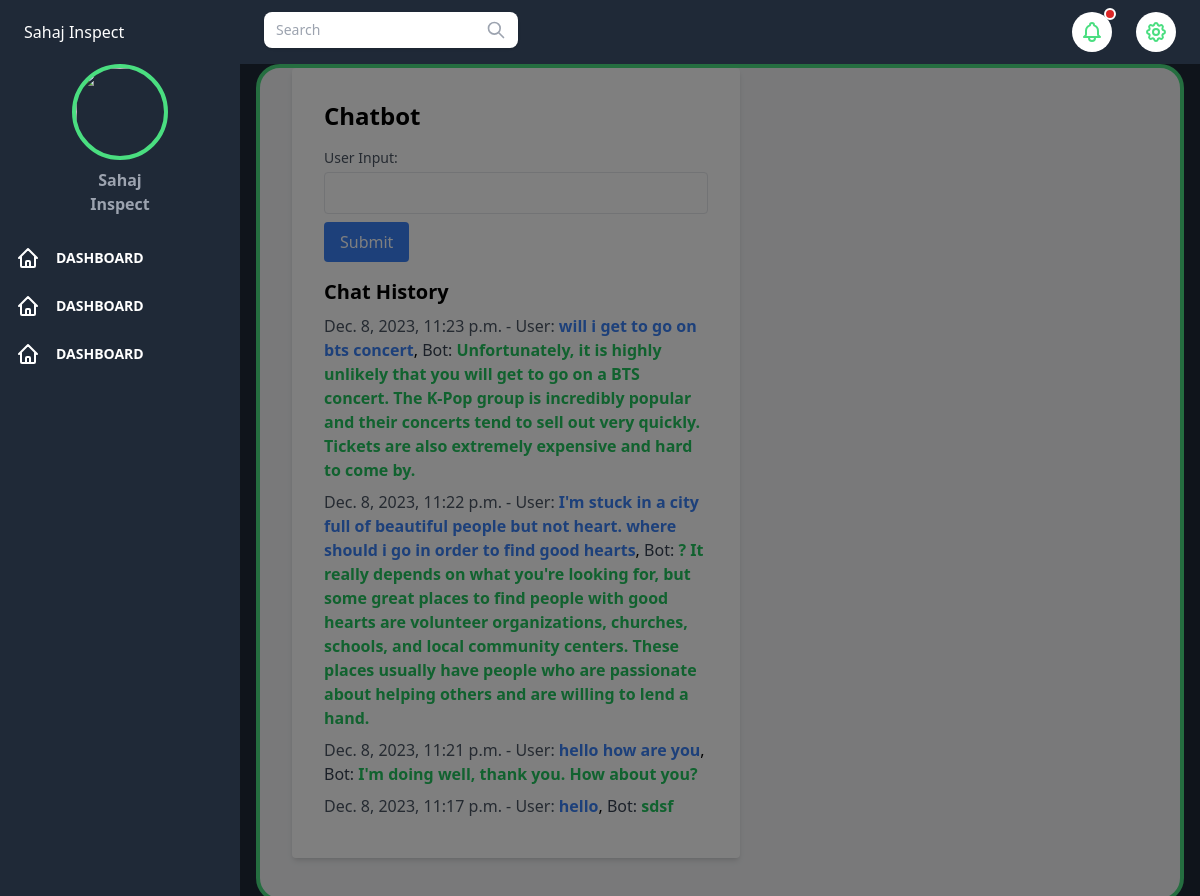
Screenshot of /bot/ with the database file from the repository.
### app/models.py (models this page shows)
class Chat(models.Model):
    user_input = models.TextField()
    response = models.TextField()
    timestamp = models.DateTimeField(auto_now_add=True)

### app/views.py (the view, shortened to what this page needs)
# urls.py: path("bot/", bot, name="bot"),
def bot(request):
    chat_history = Chat.objects.all().order_by('-timestamp')
    return render(request, 'bot.html', {'chat_history': chat_history})

### templates/bot.html (shortened to what this page needs)
{% extends 'base.html' %}
{% block content %}
    <div class="max-w-md w-full bg-white p-8 rounded shadow-md">
        <h1 class="text-2xl font-bold mb-4">Chatbot</h1>
        <form method="post" action="{% url 'bot' %}" class="mb-4">
            <label for="user_input" class="block text-sm font-medium text-gray-600 mb-1">User Input:</label>
            <input type="text" name="user_input" id="user_input" class="w-full border p-2 rounded focus:outline-none focus:border-blue-500">
            <button type="submit" class="mt-2 px-4 py-2 bg-blue-500 text-white rounded hover:bg-blue-600 focus:outline-none focus:bg-blue-600">
                Submit
            </button>
        </form>
        {% if chat_history %}
            <div class="mt-4">
                <h2 class="text-xl font-bold mb-2">Chat History</h2>
                <ul>
                    {% for chat in chat_history %}
                        <li class="mb-2">
                            <span class="text-gray-600">{{ chat.timestamp }} - User:</span>
                            <span class="font-bold text-blue-500">{{ chat.user_input }}</span>,
                            <span class="text-gray-700">Bot:</span>
                            <span class="font-bold text-green-500">{{ chat.response }}</span>
                        </li>
                    {% endfor %}
                </ul>
            </div>
        {% endif %}
    </div>
{% endblock %}

### templates/base.html (shortened to what this page needs)
<!DOCTYPE html>
<html x-data="data()" lang="en">
<head>
    <script src="https://cdn.tailwindcss.com"></script>
</head>
<body>
    <div class="flex h-screen bg-gray-800 " :class="{ 'overflow-hidden': isSideMenuOpen }">
        <aside class="z-20 flex-shrink-0 hidden w-60 pl-2 overflow-y-auto bg-gray-800 md:block">
            <div>
                <div class="text-white">
                    <div class="flex p-2  bg-gray-800">
                        <div class="flex py-3 px-2 items-center">
                            Sahaj Inspect</p>
                        </div>
                    </div>
                    <div class="flex justify-center">
                        <div class="">
                            <img class="hidden h-24 w-24 rounded-full sm:block object-cover mr-2 border-4 border-green-400"
                                src="https://media.istockphoto.com/id/1281036668/id/vektor/layanan-kesehatan-digital-kecerdasan-buatan-ai-dalam-ikon-jalur-kesehatan-stroke-yang-bisa.jpg?s=1024x1024&w=is&k=20&c=RWbl3PXPehR1bTO8CWIuAYiFY4o5-E72fUfItuIW4RA=" alt="">
                            <p class="font-bold text-base  text-gray-400 pt-2 text-center w-24">Sahaj Inspect</p>
                        </div>
                    </div>
                    <div>
                        <ul class="mt-6 leading-10">
                            <li class="relative px-2 py-1 ">
                                <a class="inline-flex items-center w-full text-sm font-semibold text-white transition-colors duration-150 cursor-pointer hover:text-green-500"
                                    href="/dashboard">
                                    <span class="ml-4">DASHBOARD</span>
                                </a>
                            </li>
                            <li class="relative px-2 py-1 ">
                                <a class="inline-flex items-center w-full text-sm font-semibold text-white transition-colors duration-150 cursor-pointer hover:text-green-500"
                                    href="/dashboard">
                                    <span class="ml-4">DASHBOARD</span>
                                </a>
                            </li>
                            <li class="relative px-2 py-1 ">
                                <a class="inline-flex items-center w-full text-sm font-semibold text-white transition-colors duration-150 cursor-pointer hover:text-green-500"
                                    href="/dashboard">
                                    <span class="ml-4">DASHBOARD</span>
                                </a>
                            </li>
                        </ul>
                    </div>
                </div>
            </div>
        </aside>
        <div x-show="isSideMenuOpen" x-transition:enter="transition ease-in-out duration-150"
            x-transition:enter-start="opacity-0" x-transition:enter-end="opacity-100"
            x-transition:leave="transition ease-in-out duration-150" x-transition:leave-start="opacity-100"
            x-transition:leave-end="opacity-0"
            class="fixed inset-0 z-10 flex items-end bg-black bg-opacity-50 sm:items-center sm:justify-center"></div>
        <div class="flex flex-col flex-1 w-full overflow-y-auto">
            <header class="z-40 py-4  bg-gray-800  ">
                <div class="flex items-center justify-between h-8 px-6 mx-auto">
                    <div class="flex justify-center  mt-2 mr-4">
                        <div class="relative flex w-full flex-wrap items-stretch mb-3">
                            <input type="search" placeholder="Search"
                                class="form-input px-3 py-2 placeholder-gray-400 text-gray-700 relative bg-white rounded-lg text-sm shadow outline-none focus:outline-none focus:shadow-outline w-full pr-10" />
                            <span
                                class="z-10 h-full leading-snug font-normal  text-center text-gray-400 absolute bg-transparent rounded text-base items-center justify-center w-8 right-0 pr-3 py-3">
                                <svg xmlns="http://www.w3.org/2000/svg" class="h-5 w-5 -mt-1" fill="none"
                                    viewBox="0 0 24 24" stroke="currentColor">
                                    <path stroke-linecap="round" stroke-linejoin="round" stroke-width="2"
                                        d="M21 21l-6-6m2-5a7 7 0 11-14 0 7 7 0 0114 0z" />
                                </svg>
                            </span>
                        </div>
                    </div>
                    <ul class="flex items-center flex-shrink-0 space-x-6">
                        <li class="relative">
                            <button
                                class="p-2 bg-white text-green-400 align-middle rounded-full hover:text-white hover:bg-green-400 focus:outline-none "
                                @click="toggleNotificationsMenu" @keydown.escape="closeNotificationsMenu"
                                aria-label="Notifications" aria-haspopup="true">
                                <div class="flex items-cemter">
                                </div>
                                <span aria-hidden="true"
                                    class="absolute top-0 right-0 inline-block w-3 h-3 transform translate-x-1 -translate-y-1 bg-red-600 border-2 border-white rounded-full dark:border-gray-800"></span>
                            </button>
                        </li>
                        <li class="relative">
                            <button
                                class="p-2 bg-white text-green-400 align-middle rounded-full hover:text-white hover:bg-green-400 focus:outline-none "
                                @click="toggleProfileMenu" @keydown.escape="closeProfileMenu" aria-label="Account"
                                aria-haspopup="true">
                                <div class="flex items-center">
                                </div>
                            </button>
                        </li>
                    </ul>
                </div>
            </header>
            <main class="">
                <div class="grid mb-4 pb-10 px-8 mx-4 rounded-3xl bg-gray-100 border-4 border-green-400">
                    {% block content %}{% endblock %}
                </div>
            </main>
        </div>
    </div>
</body>
</html>

### rows the page displays
Chat: timestamp "Dec. 8, 2023, 11:23 p.m.", user_input "will i get to go on bts concert", response "Unfortunately, it is highly unlikely that you will get to go on a BTS concert. The K-Pop group is incredibly popular and their concerts tend to sell out very quickly. Tickets are also extremely expensive and hard to come by."
Chat: timestamp "Dec. 8, 2023, 11:22 p.m.", user_input "I'm stuck in a city full of beautiful people but not heart. where should i go in order to find good hearts", response "? It really depends on what you're looking for, but some great places to find people with good hearts are volunteer organizations, churches, schools, and local community centers. These places usually have people who are passionate about helping others and are willing to lend a hand."
Chat: timestamp "Dec. 8, 2023, 11:21 p.m.", user_input "hello how are you", response "I'm doing well, thank you. How about you?"
Chat: timestamp "Dec. 8, 2023, 11:17 p.m.", user_input "hello", response "sdsf"
